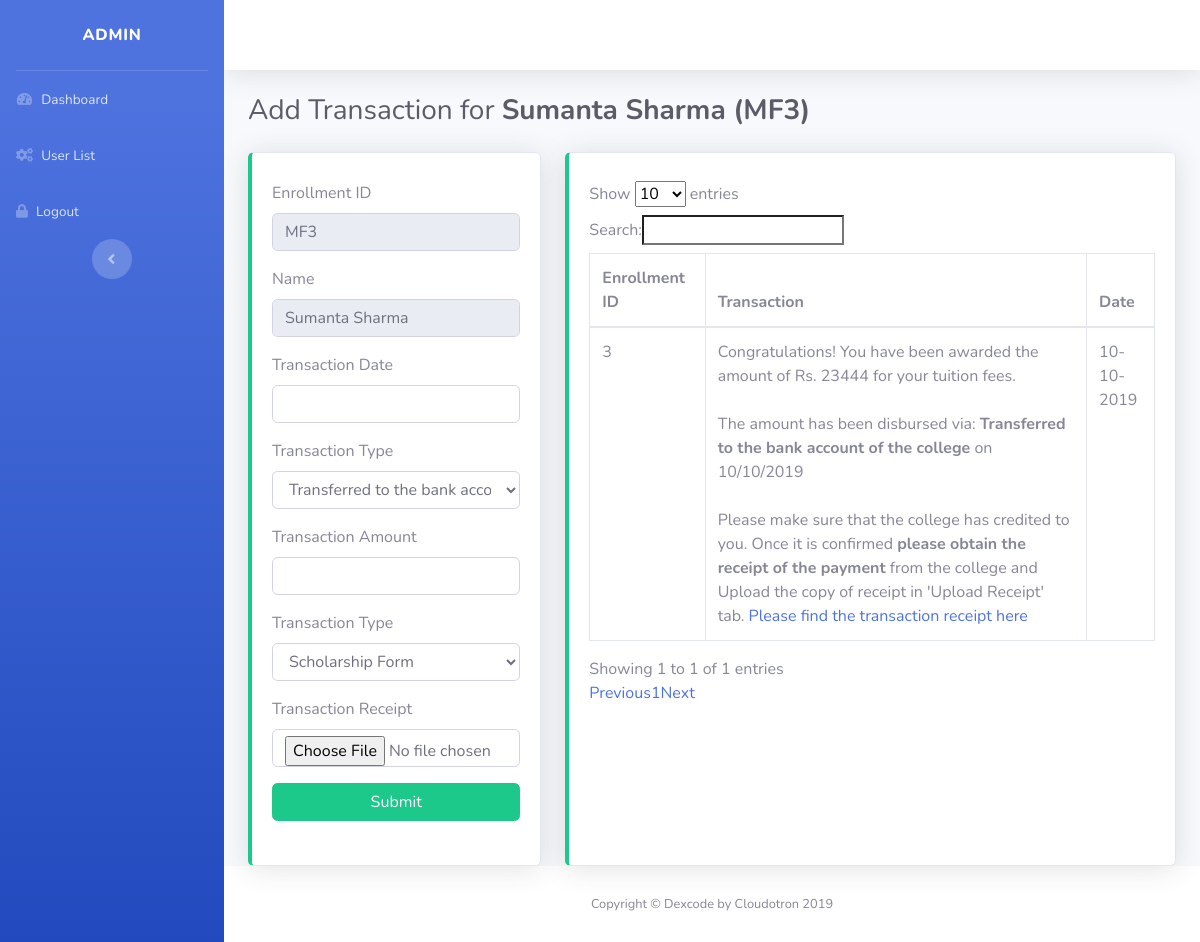
Screenshot of /admin/add-transaction.php?uid=3 (signed in) with the database file from the repository.
### tables this page shows
CREATE TABLE `user` (
  `uid` int(11) NOT NULL,
  `fname` varchar(255) DEFAULT NULL,
  `lname` varchar(255) DEFAULT NULL,
  `email` varchar(255) DEFAULT NULL,
  `phone` varchar(255) DEFAULT NULL,
  `pass` text,
  `status` varchar(255) DEFAULT NULL,
  `token` varchar(255) DEFAULT NULL,
  `uform` varchar(255) DEFAULT NULL,
  `phase` varchar(255) DEFAULT NULL,
  `lang` varchar(255) DEFAULT NULL,
  `sch_status` varchar(255) DEFAULT NULL,
  `ec_status` varchar(255) DEFAULT NULL,
  `reg_dt` varchar(255) DEFAULT NULL
);

CREATE TABLE `status` (
  `sid` int(11) NOT NULL,
  `uid` varchar(255) DEFAULT NULL,
  `status` text,
  `dt` varchar(255) DEFAULT NULL,
  `tp` varchar(255) DEFAULT NULL,
  `imp` varchar(255) DEFAULT NULL,
  `fi` varchar(255) DEFAULT NULL
);

### dexcode/loader.php (called while the page is built, shortened)
<?php
include_once 'core/database/database.php';
class loader {
    public function __construct() {
        $this->database = new database;
    }
}

### dexcode/core/database/database.php (called while the page is built, shortened)
<?php
class database extends report{
    private $con;
    private $error;
    public function __construct() {
        $this->error = new report;
        try{
            $this->con = mysqli_connect(DATABASE_SERVER,DATABASE_USERNAME,DATABASE_PASSWORD,DATABASE_NAME) or die("Error!");
        }catch (Exception $ex) {
            $this->error->show($ex->getMessage(),$ex->getCode(), $ex->getLine(), $ex->getFile(), $ex->getTraceAsString());
        }
    }
    public function select($table,$condition="",$limit="",$order="",$return=""){
        try{
            if($table == ""){
                throw new Exception("Table Null! Valid name expected");
            }else if($condition == "" && $limit == "" && $order == ""){
                $sql = "select * from $table";
            }else{
                $sql = "select * from $table where $condition $limit $order";
            }
            $result=mysqli_query($this->con,$sql);
            switch($return){
                case "":
                    return $result;
                break;
            }
        } catch (Exception $ex) {
            $this->error->show($ex->getMessage(),$ex->getCode(),$ex->getLine(),$ex->getFile(),$ex->getTraceAsString());
        }
    }
}
?>

### admin/add-transaction.php (the view, shortened to what this page needs)
<?php include_once("header.php");
include_once("script.php");
$script = new script;
$u = $script->userInfo($_GET['uid']);
?>
        <div class="container-fluid">
          <h1 class="h3 mb-4 text-gray-800">Add Transaction for <b><?php echo $u['fname']." ".$u['lname']; ?> (MF<?php echo $u['uid'] ?>)</b> </h1>
          <div class="row">
            <div class="col-md-4">
                <div class="card border-left-success shadow py-2">
                    <div class="card-body">
                        <form method="post" enctype="multipart/form-data">
                            <div class="form-group">
                                <label>Enrollment ID</label>
                                <input type="text" class="form-control" value="MF<?php echo $u['uid'] ?>" disabled>
                            </div>
                            <div class="form-group">
                                <label>Name</label>
                                <input type="text" class="form-control" value="<?php echo $u['fname']." ".$u['lname']; ?>" disabled>
                            </div>
                            <div class="form-group">
                                <label>Transaction Date</label>
                                <input type="text" id="datepicker" class="form-control" name="tdt">
                            </div>
                            <div class="form-group">
                                <label>Transaction Type</label>
                                <select class="form-control" name="type">
                                    <option value="btc">Transferred to the bank account of the college</option>
                                </select>
                            </div>
                            <div class="form-group">
                                <label>Transaction Amount</label>
                                <input type="text" class="form-control"  name="tamt">
                            </div>
                            <div class="form-group">
                                <label>Transaction Type</label>
                                <select class="form-control" name="ttype">
                                    <option value="sch">Scholarship Form</option>
                                </select>
                            </div>
                            <div class="form-group">
                                <label>Transaction Receipt</label>
                                <input type="file" class="form-control" name="tfile">
                            </div>
                            <div class="form-group">
                                <input type="submit" name="sub" class="btn btn-success btn-block">
                            </div>
                        </form>
                    </div>
                </div>
            </div>
            <div class="col-md-8">
                <div class="card border-left-success shadow h-100 py-2">
                    <div class="card-body">
                            <div class="table-responsive">
                                <table id="example" class="table table-bordered">
                                    <thead>
                                        <tr>
                                            <th>Enrollment ID</th>
                                            <th>Transaction</th>
                                            <th>Date</th>
                                        </tr>
                                    </thead>
                                    <tbody>
                                        <?php $script->getTransaction($_GET['uid']); ?>
                                    </tbody>
                                </table>
            			    </div>
                        </div>
                    </div>
                </div>
            </div>
        </div>
      </div>
<?php include_once("footer.php"); ?>

### admin/script.php (shortened to what this page needs)
<?php
include_once '../dexcode/loader.php';
class script extends loader{
    private $load;
    public function __construct(){
        $this->load = new loader();
    }
    public function userInfo($uid){
        $sql = $this->load->database->select("user","uid='".$uid."'","","","");
        return mysqli_fetch_array($sql);
    }
    public function getTransaction($uid){
        $sql = $this->load->database->select("status","uid='".$uid."' and tp='T'","","","");
        if(mysqli_num_rows($sql) >0){
            while($row = mysqli_fetch_assoc($sql)){
                echo '<tr>';
                    echo '<td>'.$row['uid'].'</td>';
                    echo '<td>'.$row['status'].'</td>';
                    echo '<td>'.$row['dt'].'</td>';
                echo '</tr>';
            }
        }else{
            echo "<h3>No transaction found!</h3>";
        }
    }
}
?>

### rows the page displays
user: fname "Sumanta", lname "Sharma", uid "3", uid "MF3", fname+lname "Sumanta Sharma"
status: uid "3", status "Congratulations! You have been awarded the amount of Rs. 23444 for your tuition fees. The amount has been disbursed via: Transferred to the bank account of the college on 10/10/2019 Please make sure that the college has credited to you. Once it is confirmed please obtain the receipt of the payment from the college and Upload the copy of receipt in 'Upload Receipt' tab. Please find the transaction receipt here", dt "10-10-2019"
